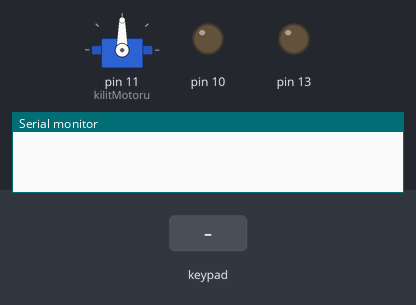
This sketch was run on a simulated Arduino Uno, built with avr-gcc and run on an emulated ATmega328P. On the bench: servo, output pins drawn as LEDs (lit = HIGH), the last lines printed to the serial monitor. The test bench sets the inputs (shaded band).

Above: at 1.2 s.
1.3 s: keypad keys 1 9 0 7 pressed 0.4 s apart
At 3.8 s:
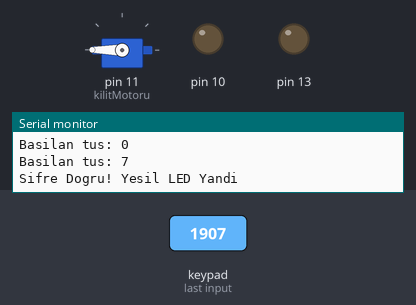
5.0 s: keypad keys 1 9 0 7 # pressed 0.4 s apart
At 7.0 s:
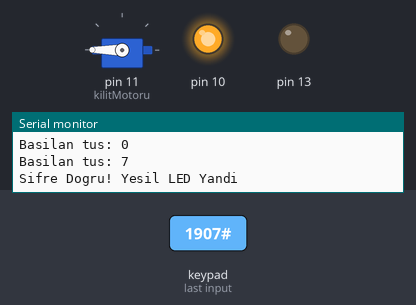
8.7 s: keypad keys 9 8 7 6 pressed 0.4 s apart
At 10.7 s:
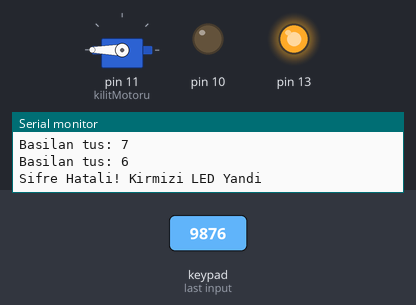
Timing chart, 0 to 12.4 s (numbered marks = the images above; inputs shaded):
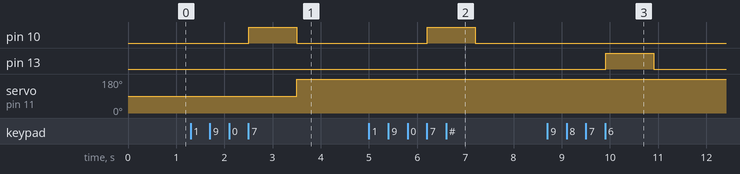

The sketch:

keypad_kontrol.ino
```cpp
#include <Keypad.h>
#include <Servo.h>

const byte satirSayisi = 4;
const byte sutunSayisi = 3;

char tusTakimi[satirSayisi][sutunSayisi] = {
  {'1','2','3'},
  {'4','5','6'},
  {'7','8','9'},
  {'*','0','#'}
};

byte satirPinleri[satirSayisi] = {9, 8, 7, 6};
byte sutunPinleri[sutunSayisi] = {5, 4, 3};

Keypad tusTakimiModulu = Keypad(makeKeymap(tusTakimi), satirPinleri, sutunPinleri, satirSayisi, sutunSayisi);
Servo kilitMotoru;

String dogruSifre = "1907";
String girilenSifre = "";

void setup() {
  Serial.begin(9600);
  pinMode(13, OUTPUT);
  pinMode(10, OUTPUT);

  kilitMotoru.attach(11);
}

void loop() {
  char tus = tusTakimiModulu.getKey();

  if (tus) {
    Serial.print("Basilan tus: ");
    Serial.println(tus);

    if (tus >= '0' && tus <= '9') {
      girilenSifre += tus;

      if (girilenSifre.length() == dogruSifre.length()) {
        if (girilenSifre == dogruSifre) {
          Serial.println("Sifre Dogru! Yesil LED Yandi");
          digitalWrite(10, HIGH);
          delay(1000);
          digitalWrite(10, LOW);
          kilitMotoru.write(180);
        } else {
          Serial.println("Sifre Hatali! Kirmizi LED Yandi");
          digitalWrite(13, HIGH);
          delay(1000);
          digitalWrite(13, LOW);
        }
        girilenSifre = "";
      }
    }

    if (tus == '*') {
      Serial.println("Sifirlandi.");
      girilenSifre = "";
      digitalWrite(13, LOW);
    }
  }
}
```

Measured:
- after the input at 1.3 s, pin 10: LOW → HIGH after 1.2 s, → LOW 1.0 s later; servo on pin 11 (kilitMotoru): 90° → 180° after 2.2 s
- after the input at 5.0 s, pin 10: LOW → HIGH after 1.2 s, → LOW 1.0 s later
- after the input at 8.7 s, pin 13: LOW → HIGH after 1.2 s, → LOW 1.0 s later
